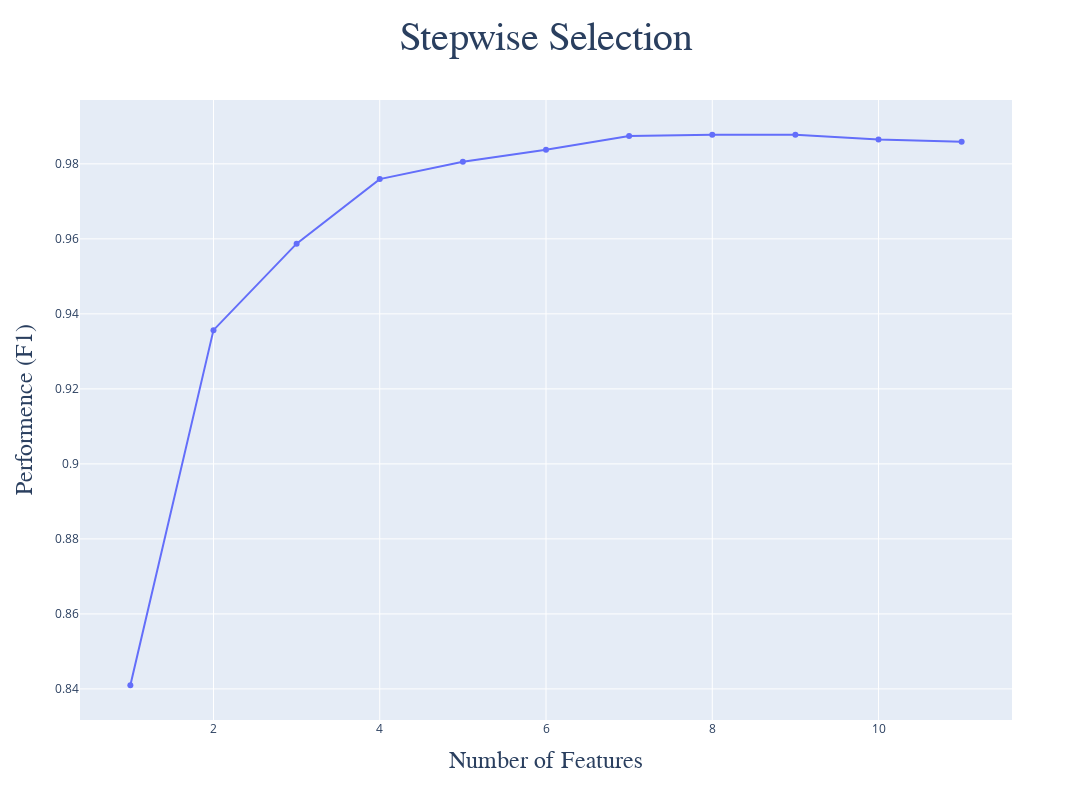

Source (notebook cell):
### Code cell
import plotly.graph_objects as go

metric_dict = sfs.get_metric_dict()
k_features = list(metric_dict.keys())
avg_scores = np.array([metric_dict[k]['avg_score'] for k in k_features])
std_devs = np.array([metric_dict[k]['std_dev'] for k in k_features])

fig = go.Figure()
fig.add_trace(
    go.Scatter(
    x = k_features, y = avg_scores, 
    mode = 'lines+markers', name = 'Average Score'
    )
)

fig.update_layout(
    title = {
        'text': 'Stepwise Selection',
        'font': {
            'size': 40, 'family': 'Gulliver'
        }, 'x': 0.5
    }, 
    xaxis_title = {
        'text': 'Number of Features',
        'font': {
            'size': 24, 'family': 'Gulliver'
        }
    }, 
    yaxis_title = {
        'text': 'Performence (F1)',
        'font': {
            'size': 24, 'family': 'Gulliver'
        }
    }, 
    width = 1200, height = 800
)

fig.show()

### Figure 1 — Plotly figure (JSON) as saved in the notebook; plotly's stock layout.template omitted (floating-point values rounded to 4 significant figures)
{"data": [{"mode": "lines+markers", "name": "Average Score", "type": "scatter", "x": [1, 2, 3, 4, 5, 6, 7, 8, 9, 10, 11], "y": [0.841, 0.9357, 0.9587, 0.9759, 0.9806, 0.9837, 0.9874, 0.9878, 0.9878, 0.9865, 0.9859]}], "layout": {"height": 800, "title": {"font": {"family": "Gulliver", "size": 40}, "text": "Stepwise Selection", "x": 0.5}, "width": 1200, "xaxis": {"title": {"font": {"family": "Gulliver", "size": 24}, "text": "Number of Features"}}, "yaxis": {"title": {"font": {"family": "Gulliver", "size": 24}, "text": "Performence (F1)"}}}}
